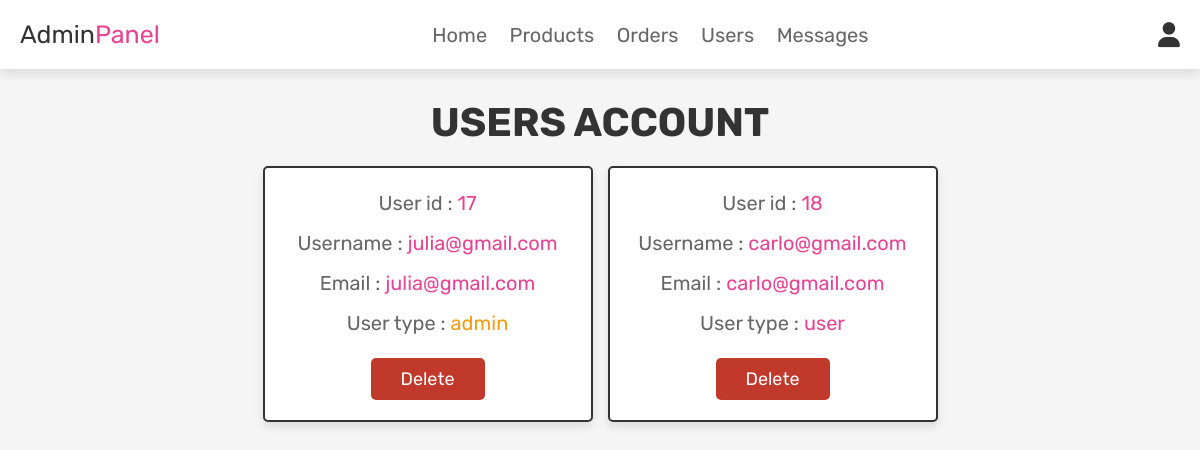
The page /admin_users.php (signed in) on the database its author committed.
### tables this page shows
CREATE TABLE `users` (
  `id` int(100) NOT NULL,
  `name` varchar(100) NOT NULL,
  `email` varchar(100) NOT NULL,
  `password` varchar(100) NOT NULL,
  `user_type` varchar(20) NOT NULL DEFAULT 'user'
);

### admin_users.php (the view, shortened to what this page needs)
<?php
@include 'config.php';
?>
<!DOCTYPE html>
<html lang="en">
<head>
   <link rel="stylesheet" href="https://cdnjs.cloudflare.com/ajax/libs/font-awesome/6.0.0/css/all.min.css">
   <link rel="stylesheet" href="css/admin_style.css">
</head>
<body>
<?php @include 'admin_header.php'; ?>
<section class="users">
   <h1 class="title">Users account</h1>
   <div class="box-container">
      <?php
         $select_users = mysqli_query($conn, "SELECT * FROM `users`") or die('query failed');
         if(mysqli_num_rows($select_users) > 0){
            while($fetch_users = mysqli_fetch_assoc($select_users)){
      ?>
      <div class="box">
         <p>User id : <span><?php echo $fetch_users['id']; ?></span></p>
         <p>Username : <span><?php echo $fetch_users['name']; ?></span></p>
         <p>Email : <span><?php echo $fetch_users['email']; ?></span></p>
         <p>User type : <span style="color:<?php if($fetch_users['user_type'] == 'admin'){ echo 'var(--orange)'; }; ?>"><?php echo $fetch_users['user_type']; ?></span></p>
         <a href="admin_users.php?delete=<?php echo $fetch_users['id']; ?>" onclick="return confirm('delete this user?');" class="delete-btn">Delete</a>
      </div>
      <?php
         }
      }
      ?>
   </div>
</section>
</body>
</html>

### css/admin_style.css (style rules this page uses)
:root { --pink:#e84393; --red:#c0392b; --orange:#f39c12; --black:#333; --white:#fff; --light-color:#666; --light-white:#ccc; --light-bg:#f5f5f5; --border:.2rem solid var(--black); --box-shadow:0 .5rem 1rem rgba(0,0,0,.1); }
* { font-family: 'Rubik', sans-serif; margin:0; padding:0; box-sizing: border-box; outline: none; border:none; text-decoration: none; transition:all .2s linear; }
html { font-size: 62.5%; overflow-x: hidden; scroll-behavior: smooth; scroll-padding-top: 6.5rem; }
body { background: var(--light-bg); }
section { padding:3rem 2rem; }
.title { text-align: center; margin-bottom: 2rem; color:var(--black); text-transform: uppercase; font-size: 4rem; }
.btn, .delete-btn, .option-btn { display: inline-block; border-radius: .5rem; margin-top: 1rem; font-size: 1.8rem; color:var(--white); cursor: pointer; padding:1rem 3rem; text-transform: capitalize; }
.delete-btn { background-color: var(--red); }
.users .box-container { display: grid; grid-template-columns: repeat(auto-fit, 33rem); gap:1.5rem; align-items: flex-start; max-width: 1200px; margin: 0 auto; justify-content: center; }
.users .box-container .box { padding:2rem; border:var(--border); background-color: var(--white); box-shadow: var(--box-shadow); border-radius: .5rem; text-align: center; }
.users .box-container .box p { font-size: 2rem; color:var(--light-color); margin-bottom: 1rem; line-height: 1.5; }
.users .box-container .box p span { color:var(--pink); }
.users .box-container .box .delete-btn { margin-top: .5; }

### rows shown on the page
users: id "17", name "julia@gmail.com", email "julia@gmail.com", user_type "admin"
users: id "18", name "carlo@gmail.com", email "carlo@gmail.com", user_type "user"
